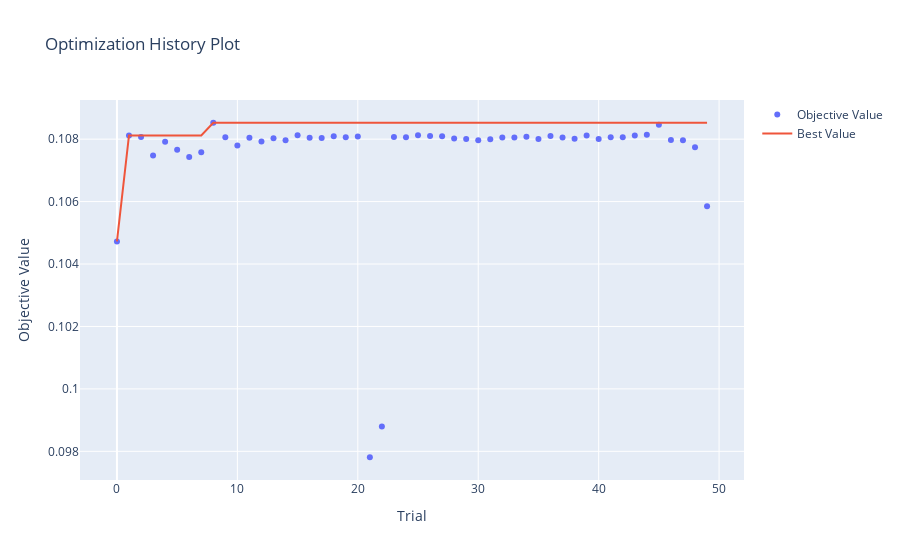

The notebook cell this image was saved under:
### Code cell
visualizations['optimization_history']
